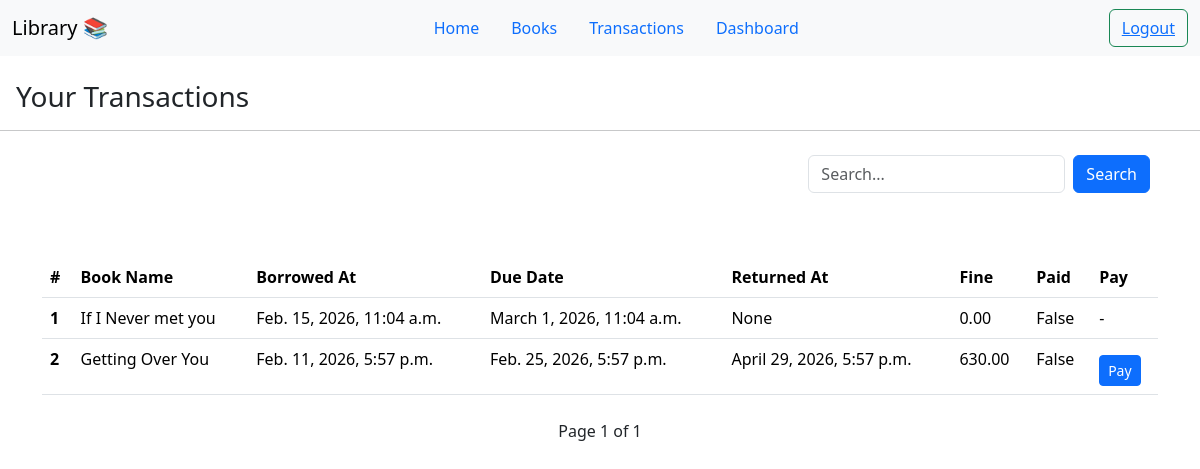
The app's page /transactions/ (signed in), older data.
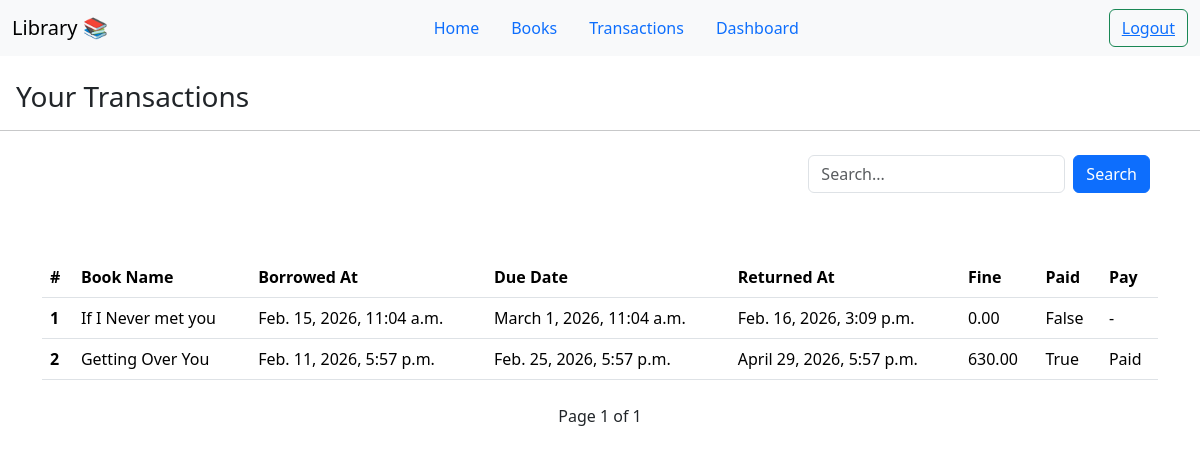
The same page, newer data.
### transaction/models.py (models this page shows, shortened)
class Transaction(models.Model):
    member = models.ForeignKey('member.Member', on_delete=models.CASCADE)
    book = models.ForeignKey('books.Book', on_delete=models.CASCADE)
    borrowed_at = models.DateTimeField(auto_now_add=True)
    due_date = models.DateTimeField(default=get_default_due_date)
    returned_at = models.DateTimeField(null=True, blank=True)
    fine_amount = models.DecimalField(max_digits=6, decimal_places=2, default=Decimal("0.00"))
    fine_paid = models.BooleanField(default=False)
    class Meta:
        ordering = ("-id",)
        indexes = [
            models.Index(fields=["-id"]),
        ]

### books/models.py (models this page shows, shortened)
class Book(models.Model):
    title = models.CharField(max_length=100)
    author = models.ForeignKey(Author,on_delete=models.CASCADE)
    published_date = models.DateField()
    isbn = models.CharField(max_length=20)
    available_copies = models.IntegerField(default=1)
    image = models.ImageField(upload_to='book_images/',null=True,blank=True)
    class Meta:
        ordering = ("-id",)  # newest first; or use ("-id",) if no created_at
        indexes = [
            models.Index(fields=["-id"]),  # makes ORDER BY fast
        ]

### transaction/views.py (the view, shortened to what this page needs)
# urls.py: path('transactions/',TransactionView.as_view(),name='transactions'),
class TransactionView(LoginRequiredMixin, View):
    login_url = 'login'
    def get(self, request):
        member = request.user.member
        transactions = Transaction.objects.filter(
            member=member
        ).select_related('book')
        paginator = Paginator(transactions, 10)
        page_number = request.GET.get('page')
        transactions = paginator.get_page(page_number)
        return render(request, 'transaction.html', {
            "transactions": transactions
        })

### transaction/templates/transaction.html (shortened to what this page needs)
{% extends 'base.html' %}
{% block content %}
<h3 class="mt-4 mx-3">Your Transactions</h3>
<hr>
<div class="container mt-4 d-flex justify-content-end">
    <form method="post" class="d-flex mb-4">
        <input type="text" class="form-control mb-3" name="search" placeholder="Search...">
        <button type="submit" class="btn btn-primary mb-3 mx-2">Search</button>
    </form>
</div>
<div class="container mt-4">
    {%if transactions%}
    <table class="table table-hover">
        <thead>
            <tr>
                <th scope="col">#</th>
                <th scope="col">Book Name</th>
                <th scope="col">Borrowed At</th>
                <th scope="col">Due Date</th>
                <th scope="col">Returned At</th>
                <th scope="col">Fine</th>
                <th scope="col">Paid</th>
                <th scope="col">Pay</th>
            </tr>
        </thead>
        <tbody>
            {%for trans in transactions%}
            <tr>
                <th scope="row">{{forloop.counter}}</th>
                <td>{{trans.book.title}}</td>
                <td>{{trans.borrowed_at}}</td>
                <td>{{trans.due_date}}</td>
                <td>{{trans.returned_at}}</td>
                <td>{{trans.fine_amount}}</td>
                <td>{{trans.fine_paid}}</td>
                {% if trans.fine_amount > 0 %}
                {% if not trans.fine_paid %}
                <td>
                    <a href="{% url 'pay' trans.id %}" class="btn btn-sm btn-primary mt-2">
                        Pay
                    </a>
                </td>
                {% else %}
                <td>Paid</td>
                {% endif %}
                {% else %}
                <td>-</td>
                {% endif %}
            </tr>
            {%endfor%}
        </tbody>
    </table>
    {%else%}
    <p class="text-center">No transactions available.</p>
    {%endif%}
</div>
<div class="d-flex justify-content-center mt-4">
    <span class="mx-2">Page {{ transactions.number }} of {{ transactions.paginator.num_pages }}</span>
</div>
{%endblock%}

Row changes from the older to the newer data that the page shows:
changed Transaction "False": returned_at "None" → "Feb. 16, 2026, 3:09 p.m."
changed Transaction "Getting Over You": fine_paid "False" → "True"; fine_paid "Pay" → "Paid"
